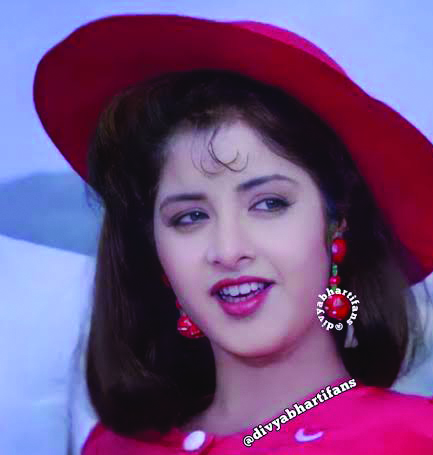
#> input picture Image_Processing/23.jpg, 433 x 455 px
$ python img2.py
#> lines starting #> are read from the running program, lines starting #| are printed output that depends on the picture
import numpy as np
import cv2

img = cv2.imread("23.jpg")
#> img is the input picture: shape (455, 433, 3); mean B, G, R 125.2, 78.5, 111.2

# small_img = cv2.resize(img,(250,250)) # resize image

# crop_img = img[0:300,0:300]   # crop image
flip_img = cv2.flip(img, 0) # flip image bottom to up
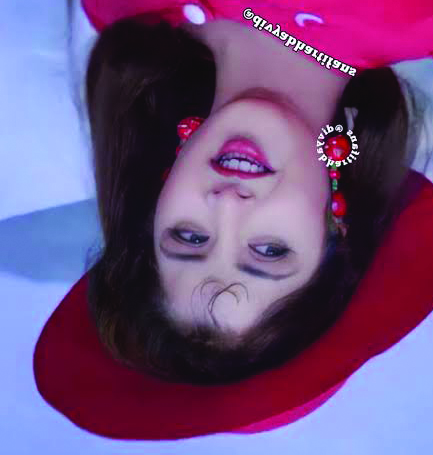
#> flip_img: shape (455, 433, 3); mean B, G, R 125.2, 78.5, 111.2
flip_img1 = cv2.flip(img, 1) # flip image left to right
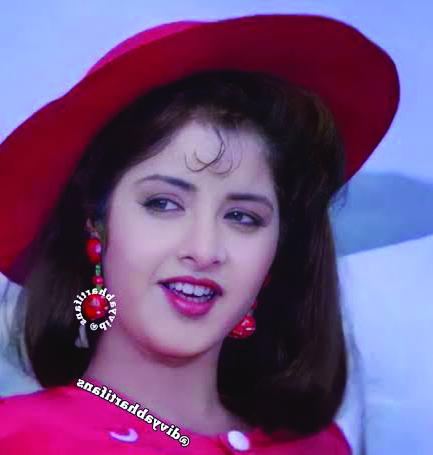
#> flip_img1: shape (455, 433, 3); mean B, G, R 125.2, 78.5, 111.2
flip_img2 = cv2.flip(img, -1) # flip image bottom to up and left to right both
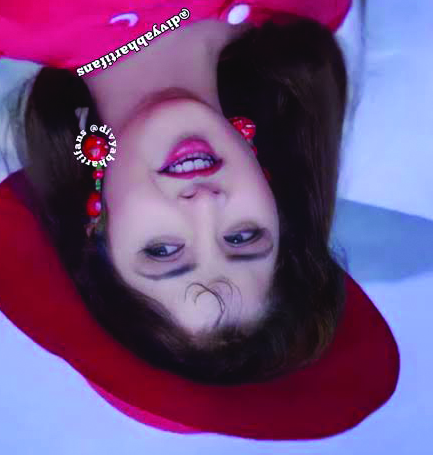
#> flip_img2: shape (455, 433, 3); mean B, G, R 125.2, 78.5, 111.2
new_img = np.hstack((flip_img, flip_img1, flip_img2))
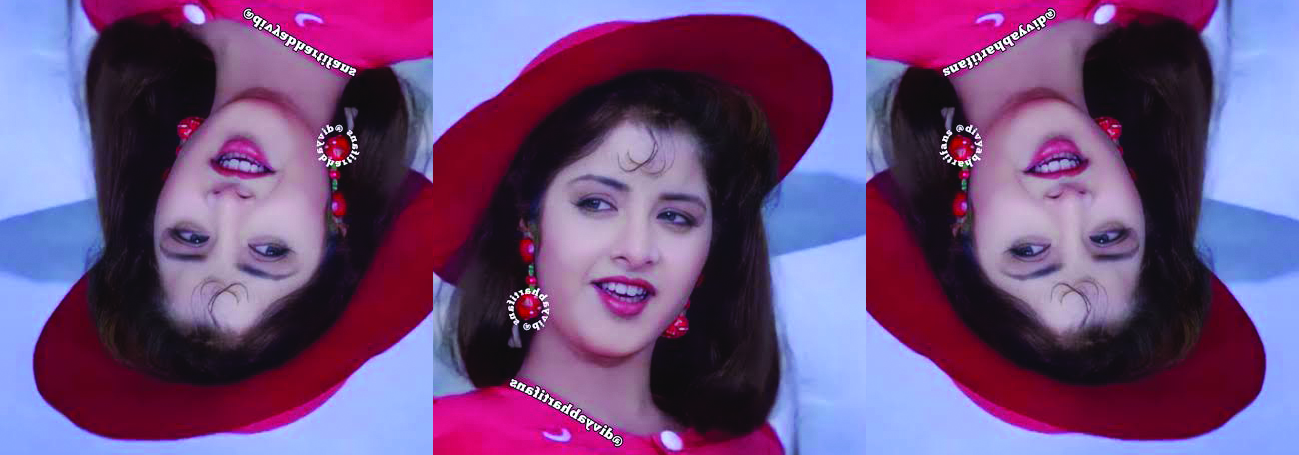
#> new_img: shape (455, 1299, 3); mean B, G, R 125.2, 78.5, 111.2
cv2.imshow("Window", new_img)
cv2.waitKey(0)
